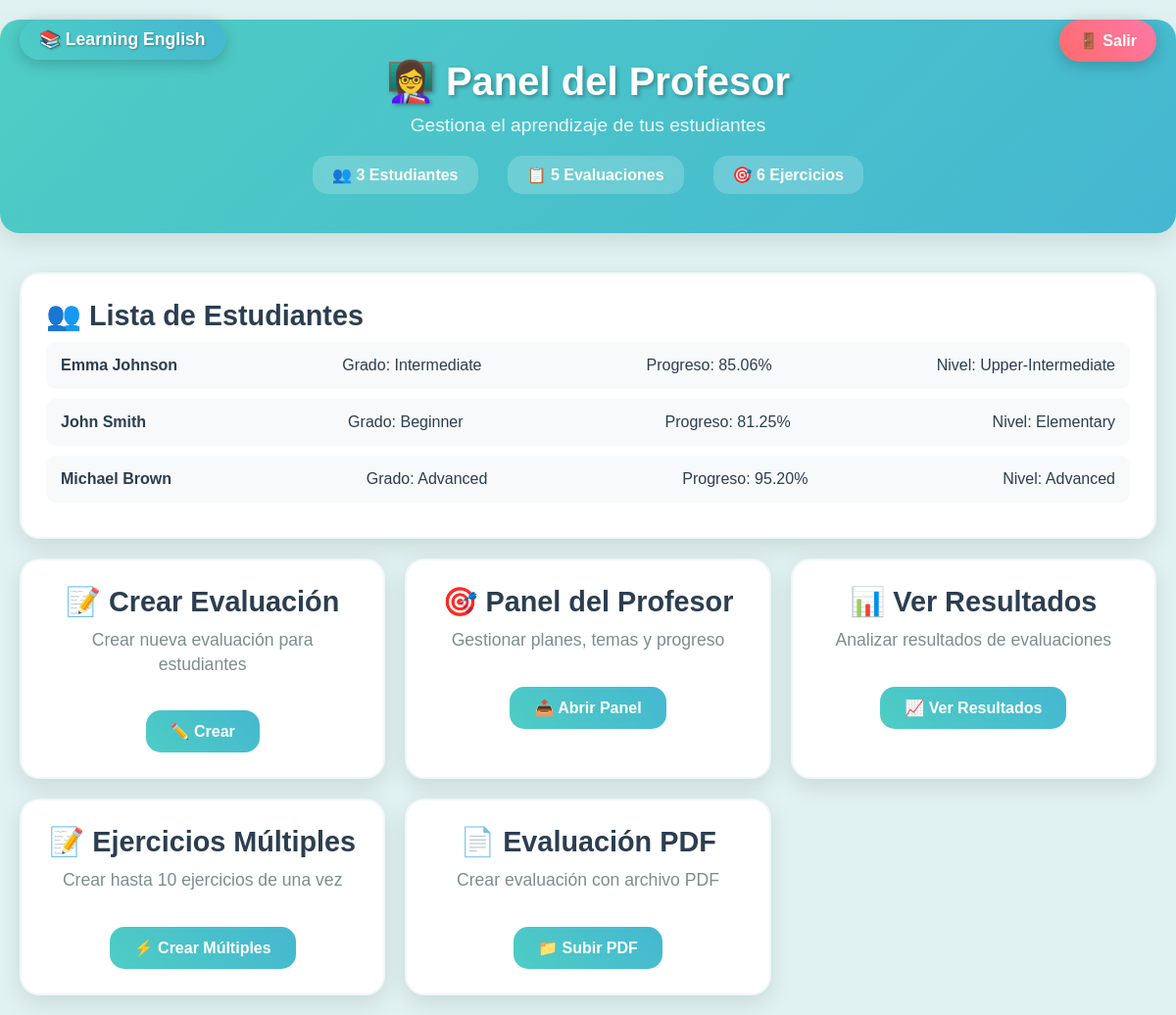
Screenshot of /?controller=teacher&action=dashboard (signed in) with the database file from the repository.
### tables this page shows
CREATE TABLE Estudiante (
    id INT PRIMARY KEY AUTO_INCREMENT,
    usuario_id INT,
    grado ENUM('Beginner', 'Elementary', 'Intermediate', 'Upper-Intermediate', 'Advanced') NOT NULL,
    edad INT,
    nivel_actual VARCHAR(50) DEFAULT 'Beginner',
    FOREIGN KEY (usuario_id) REFERENCES Usuario(id) ON DELETE CASCADE
);

CREATE TABLE Usuario (
    id INT PRIMARY KEY AUTO_INCREMENT,
    nombre VARCHAR(100) NOT NULL,
    email VARCHAR(100) UNIQUE NOT NULL,
    password VARCHAR(255) NOT NULL,
    tipo ENUM('estudiante', 'padre', 'profesor') NOT NULL,
    fecha_registro TIMESTAMP DEFAULT CURRENT_TIMESTAMP
);

CREATE TABLE Progreso (
    id INT PRIMARY KEY AUTO_INCREMENT,
    ejercicios_completados INT DEFAULT 0,
    ejercicios_correctos INT DEFAULT 0,
    porcentaje DECIMAL(5,2) DEFAULT 0.00,
    nivel_actual ENUM('Beginner', 'Elementary', 'Intermediate', 'Upper-Intermediate', 'Advanced') DEFAULT 'Beginner',
    puntos_acumulados INT DEFAULT 0,
    racha_dias INT DEFAULT 0,
    ultima_actividad TIMESTAMP DEFAULT CURRENT_TIMESTAMP,
    estudiante_id INT,
    FOREIGN KEY (estudiante_id) REFERENCES Estudiante(id) ON DELETE CASCADE
);

### controllers/TeacherController.php (called while the page is built, shortened)
<?php
require_once 'models/Estudiante.php';
require_once 'models/Ejercicio.php';
require_once 'models/Evaluacion.php';
class TeacherController {
    private $estudianteModel;
    private $ejercicioModel;
    private $evaluacionModel;
    public function __construct() {
        $this->estudianteModel = new Estudiante();
        $this->ejercicioModel = new Ejercicio();
        $this->evaluacionModel = new Evaluacion();
    }
    public function dashboard() {
        $page = $_GET['page'] ?? 1;
        $limit = 5;
        $estudiantes = $this->estudianteModel->getAll($page, $limit);
        $total_evaluaciones = $this->evaluacionModel->getAll();
        $total_ejercicios = $this->ejercicioModel->getAllSimple();
        $data = [
            'total_estudiantes' => $this->estudianteModel->getCount(),
            'total_evaluaciones' => $total_evaluaciones,
            'total_ejercicios' => count($total_ejercicios),
            'estudiantes' => $estudiantes,
            'current_page' => $page,
            'total_pages' => ceil($this->estudianteModel->getCount() / $limit),
            'page_title' => 'Teacher Dashboard'
        ];
        $this->loadView('teacher/dashboard_docente', $data);
    }
    private function loadView($view, $data = []) {
        extract($data);
        require_once "views/$view.php";
    }
}
?>

### config/Database.php (called while the page is built)
<?php
class Database {
    private static $instance = null;
    private $pdo;
    private function __construct() {
        $host = 'localhost';
        $dbname = 'english_learning_system';
        $username = 'root';
        $password = 'root';
        try {
            $this->pdo = new PDO("mysql:host=$host;dbname=$dbname;charset=utf8", $username, $password);
            $this->pdo->setAttribute(PDO::ATTR_ERRMODE, PDO::ERRMODE_EXCEPTION);
            $this->pdo->setAttribute(PDO::ATTR_DEFAULT_FETCH_MODE, PDO::FETCH_ASSOC);
        } catch(PDOException $e) {
            die("Database connection failed: " . $e->getMessage());
        }
    }
    public static function getInstance() {
        if (self::$instance === null) {
            self::$instance = new self();
        }
        return self::$instance;
    }
    public function getConnection() {
        return $this->pdo;
    }
}
?>

### models/Evaluacion.php (called while the page is built, shortened)
<?php
require_once 'config/Database.php';
class Evaluacion {
    private $db;
    public function __construct() {
        $this->db = Database::getInstance()->getConnection();
    }
    public function getAll() {
        $stmt = $this->db->query("SELECT COUNT(*) as total FROM Evaluacion");
        return $stmt->fetch(PDO::FETCH_ASSOC)['total'];
    }
}
?>

### models/Ejercicio.php (called while the page is built, shortened)
<?php
require_once 'config/Database.php';
class Ejercicio {
    private $db;
    public function __construct() {
        $this->db = Database::getInstance()->getConnection();
    }
    public function getAllSimple() {
        $stmt = $this->db->query("SELECT * FROM Ejercicio ORDER BY nivel, titulo");
        return $stmt->fetchAll(PDO::FETCH_ASSOC);
    }
}
?>

### models/Estudiante.php (called while the page is built, shortened)
<?php
require_once 'config/Database.php';
class Estudiante {
    private $db;
    public function __construct() {
        $this->db = Database::getInstance()->getConnection();
    }
    public function getAll($page = 1, $limit = 5) {
        $offset = ($page - 1) * $limit;
        $stmt = $this->db->prepare("
            SELECT e.*, u.nombre, u.email, p.ejercicios_completados, p.porcentaje, p.nivel_actual, p.puntos_acumulados
            FROM Estudiante e
            JOIN Usuario u ON e.usuario_id = u.id
            LEFT JOIN Progreso p ON e.id = p.estudiante_id
            ORDER BY u.nombre, e.grado
            LIMIT $limit OFFSET $offset
        ");
        $stmt->execute();
        return $stmt->fetchAll(PDO::FETCH_ASSOC);
    }
}
?>

### views/teacher/dashboard_docente.php (the view, shortened to what this page needs)
<!DOCTYPE html>
<html lang="es">
<head>
    <link rel="stylesheet" href="/englishdemo/assets/css/styles_kids.css">
</head>
<body class="dashboard docente-theme">
    <div class="logo-corner">📚 Learning English</div>
    <a href="/englishdemo/?controller=auth&action=logout" class="logout-btn">🚪 Salir</a>
    <div class="dashboard-header">
        <h1>👩‍🏫 Panel del Profesor</h1>
        <p>Gestiona el aprendizaje de tus estudiantes</p>
        <div class="stats">
            <span>👥 <?php echo $total_estudiantes ?? 0; ?> Estudiantes</span>
            <span>📋 <?php echo $total_evaluaciones ?? 0; ?> Evaluaciones</span>
            <span>🎯 <?php echo $total_ejercicios ?? 0; ?> Ejercicios</span>
        </div>
    </div>
    <div class="dashboard-content">
        <div class="card wide">
            <h3>👥 Lista de Estudiantes</h3>
            <div class="estudiantes-lista">
                <?php if(isset($estudiantes)): foreach($estudiantes as $estudiante): ?>
                    <div class="estudiante-item">
                        <strong><?php echo $estudiante['nombre'] ?? 'Sin nombre'; ?></strong>
                        <span>Grado: <?php echo $estudiante['grado']; ?></span>
                        <span>Progreso: <?php echo $estudiante['porcentaje'] ?? 0; ?>%</span>
                        <span>Nivel: <?php echo $estudiante['nivel_actual'] ?? 'Beginner'; ?></span>
                    </div>
                <?php endforeach; endif; ?>
            </div>
        </div>
        <div class="card">
            <h3>📝 Crear Evaluación</h3>
            <p>Crear nueva evaluación para estudiantes</p>
            <a href="/englishdemo/?controller=teacher&action=createEvaluation" class="btn">✏️ Crear</a>
        </div>
        <div class="card">
            <h3>🎯 Panel del Profesor</h3>
            <p>Gestionar planes, temas y progreso</p>
            <a href="/englishdemo/?controller=teacher&action=panel" class="btn">📤 Abrir Panel</a>
        </div>
        <div class="card">
            <h3>📊 Ver Resultados</h3>
            <p>Analizar resultados de evaluaciones</p>
            <a href="/englishdemo/?controller=teacher&action=results" class="btn">📈 Ver Resultados</a>
        </div>
        <div class="card">
            <h3>📝 Ejercicios Múltiples</h3>
            <p>Crear hasta 10 ejercicios de una vez</p>
            <a href="/englishdemo/?controller=teacher&action=crearEjerciciosMultiples" class="btn">⚡ Crear Múltiples</a>
        </div>
        <div class="card">
            <h3>📄 Evaluación PDF</h3>
            <p>Crear evaluación con archivo PDF</p>
            <a href="/englishdemo/?controller=teacher&action=crearEvaluacionPdf" class="btn">📁 Subir PDF</a>
        </div>
    </div>
</body>
</html>

### assets/css/styles_kids.css (style rules this page uses)
* { margin: 0; padding: 0; box-sizing: border-box; }
body { font-family: 'Comic Sans MS', cursive, sans-serif; background: #e0f2f1; min-height: 100vh; color: #2C3E50; }
.card { background: rgba(255, 255, 255, 0.98); border-radius: 25px; padding: 30px; text-align: center; box-shadow: 0 10px 30px rgba(0, 150, 136, 0.12); transition: all 0.3s ease; border: 2px solid rgba(77, 182, 172, 0.1); }
.card h3 { font-size: 1.8rem; margin-bottom: 10px; color: #2C3E50; }
.card p { font-size: 1.1rem; color: #7F8C8D; margin-bottom: 20px; line-height: 1.4; }

### views/teacher/dashboard_docente.php (style rules this page uses)
body { background: #e0f2f1 !important; animation: none !important; }
.logout-btn { position: fixed; top: 20px; right: 20px; background: linear-gradient(45deg, #FF6B6B, #FD79A8); color: white; padding: 12px 20px; border-radius: 25px; text-decoration: none; font-weight: bold; box-shadow: 0 4px 15px rgba(0,0,0,0.2); z-index: 1000; transition: all 0.3s ease; }
.dashboard-header { background: linear-gradient(135deg, #4ECDC4, #45B7D1); color: white; padding: 40px 20px; text-align: center; border-radius: 20px; margin: 20px auto; max-width: 1200px; box-shadow: 0 8px 25px rgba(0,0,0,0.1); }
.dashboard-header h1 { font-size: 2.5rem; margin: 0 0 10px 0; text-shadow: 2px 2px 4px rgba(0,0,0,0.3); }
.dashboard-header p { font-size: 1.2rem; margin: 0 0 20px 0; opacity: 0.9; }
.stats { display: flex; justify-content: center; gap: 30px; flex-wrap: wrap; }
.stats span { background: rgba(255,255,255,0.2); padding: 10px 20px; border-radius: 15px; font-weight: bold; backdrop-filter: blur(10px); }
.dashboard-content { display: grid; grid-template-columns: repeat(auto-fit, minmax(300px, 1fr)); gap: 20px; padding: 20px; max-width: 1200px; margin: 0 auto; }
.card { background: white; border-radius: 20px; padding: 25px; box-shadow: 0 8px 25px rgba(0,0,0,0.1); transition: transform 0.3s ease; text-align: center; }
.card.wide { grid-column: 1 / -1; text-align: left; }
.estudiante-item { background: #f8f9fa; padding: 15px; margin: 10px 0; border-radius: 10px; display: flex; justify-content: space-between; align-items: center; flex-wrap: wrap; gap: 10px; }
.btn { background: linear-gradient(45deg, #4ECDC4, #45B7D1); color: white; padding: 12px 25px; border-radius: 15px; text-decoration: none; font-weight: bold; display: inline-block; margin-top: 15px; transition: all 0.3s ease; }
.logo-corner { position: fixed; top: 20px; left: 20px; background: linear-gradient(45deg, #4ECDC4, #45B7D1); color: white; padding: 10px 20px; border-radius: 25px; font-weight: bold; font-size: 1.1rem; box-shadow: 0 4px 15px rgba(0,0,0,0.2); z-index: 1000; text-shadow: 1px 1px 2px rgba(0,0,0,0.3); }

### rows the page displays
estudiante: usuario.nombre "Emma Johnson", grado "Intermediate", progreso.porcentaje "85.06", progreso.nivel_actual "Upper-Intermediate"
estudiante: usuario.nombre "John Smith", grado "Beginner", progreso.porcentaje "81.25", progreso.nivel_actual "Elementary"
estudiante: usuario.nombre "Michael Brown", grado "Advanced", progreso.porcentaje "95.20", progreso.nivel_actual "Advanced"

### other values shown
$total_estudiantes "3"
$total_evaluaciones "5"
$total_ejercicios "6"
